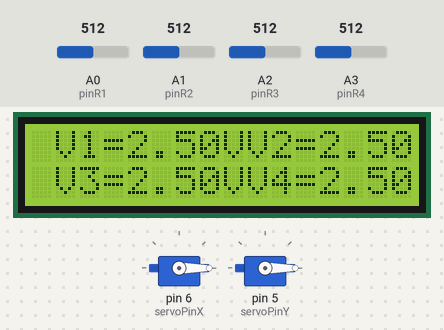
The sketch below on a simulated Arduino Uno, built with avr-gcc and run on an emulated ATmega328P. On the bench: 16×2 character LCD, 2 × servo. Inputs (shaded band) come from the test bench; at power-on: A0 (pinR1) = 512, A1 (pinR2) = 512, A3 (pinR4) = 512, A2 (pinR3) = 512. What the sketch prints to the serial monitor is not drawn.

Above: at 3.2 s.
3.3 s: A0 (pinR1) set to 545
At 4.6 s:
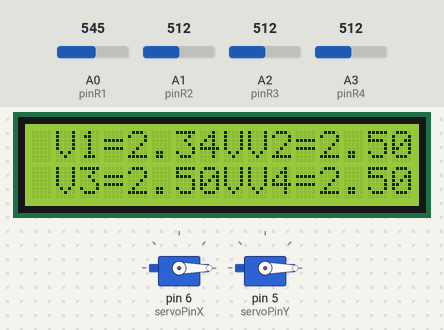
4.9 s: A0 (pinR1) set to 569
At 6.16 s:
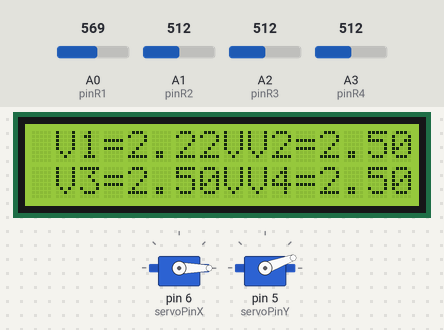
7.9 s: A1 (pinR2) set to 602
At 8.08 s:
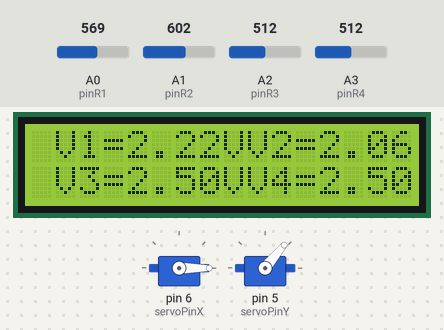
10.5 s: A1 (pinR2) set to 626
At 11.5 s:
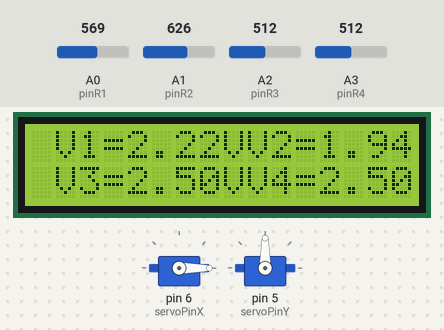
13.5 s: A3 (pinR4) set to 710
At 13.68 s:
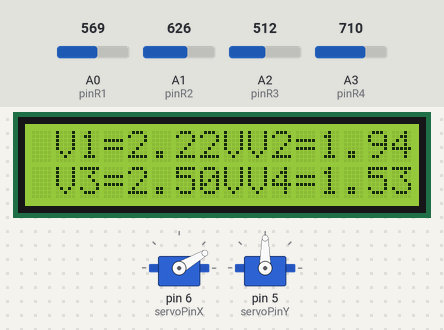
16.1 s: A3 (pinR4) set to 739
At 22.04 s:
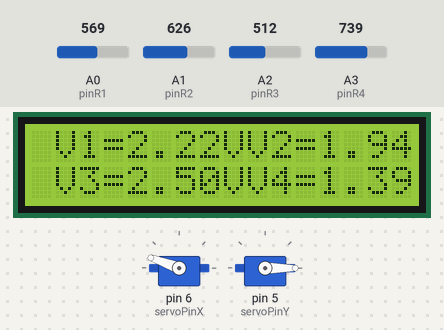
Timing chart, 0 to 22.2 s (numbered marks = the images above; inputs shaded):
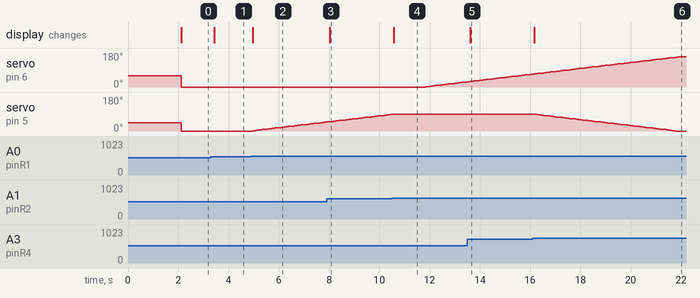

Measured:
- the behaviour switches between 556 and 557 on A0 (pinR1) (found by bisection; images 1 and 2)
- the behaviour switches between 613 and 614 on A1 (pinR2) (found by bisection; images 3 and 4)
- the behaviour switches between 727 and 728 on A3 (pinR4) (found by bisection; images 5 and 6)
- after the input at 3.3 s, the display: changes after 0.13 s (image 1)
- after the input at 4.9 s, servo on pin 5 (servoPinY): moves from 0° to 48° over 2.9 s, starting after 0.06 s; the display: changes after 0.06 s (image 2)
- after the input at 7.9 s, the display: changes after 0.12 s (image 3)
- after the input at 10.5 s, servo on pin 6 (servoPinX): moves from 0° to 28° over 1.6 s, starting after 1.3 s; the display: changes after 0.08 s (image 4)
- after the input at 13.5 s, the display: changes after 0.12 s (image 5)
- after the input at 16.1 s, servo on pin 5 (servoPinY): moves from 90° to 0° over 5.6 s, starting after 0.06 s; the display: changes after 0.06 s (image 6)

The sketch:

Solar_Tracker_Prototype_based_on_Arduino.ino
```cpp
#include <Servo.h>
#include <Wire.h> // this is mandatory in order to work with the LiquidCrystal_I2C library
#include <LiquidCrystal_I2C.h> // the library for the I2C LCD, I chose to use this because it only takes 2 analog pins from arduino and because I had some problems while trying to solder the normal LCDs
// pin assignments for the analog reads
const int pinR1 = A0, pinR2 = A1, pinR3 = A2, pinR4 = A3;
// Creating the lcd_i2c object
LiquidCrystal_I2C lcd(0x20, 2, 1, 0, 4, 5, 6, 7, 3, POSITIVE);
// variables for storing the actual voltages (mapped)
float vinR1 = 0, vinR2, vinR3, vinR4, vldr1 = 0, vldr2 = 0, vldr3 = 0, vldr4 = 0;
// variables for storing the analogRead values (0, 1023)
float vin1 = 0, vin2 = 0, vin3 = 0, vin4 = 0;

// pin assignment for the servo signals
const int servoPinX = 6, servoPinY = 5;
// variables for storing the angles
int angleX = 0, angleY = 0;
// variables for setting the limits of the servos
int servoXmax = 160, servoXmin = -20;
int servoYmax = 90, servoYmin = 0;
// tolerance level variable
int tolerance = 10;
// creating the Servo objects for the horizontal and vertical servo motors
Servo servoX, servoY;
void setup() {
  Serial.begin(9600); // Begin the communication at 9600 baud
  lcd.begin(16, 2); //Begin the transmission to the LCD display
  lcd.clear(); // make sure the LCD is cleared
  lcd.print("Initialising..."); // alert the user that the tracker is about to start
  pinMode(pinR1, INPUT);  // Setup the pins accordingly
  pinMode(pinR2, INPUT);
  pinMode(pinR3, INPUT);
  pinMode(pinR4, INPUT);
  servoX.attach(servoPinX); //attach to the Servo object servoX the signal pin from the horizontal servo-motor
  servoY.attach(servoPinY); //attach to the Servo object servoY the signal pin from the vertical servo-motor
  servoX.write(60); // the initial value of the horizontal servo motor (doesn't have to be this one)
  servoY.write(45); // the initial value of the vertical servo motor (doesn't have to be this one)
  Serial.println(servoX.read()); //print the value in case Proteus doesn't animate correctly the servo-motors
  Serial.println(servoY.read());
  delay(2000); // Some intentional delay for initialization (not properly needed but to expect the tracker to move)
  lcd.clear(); // clear the lcd before entering the loop
}

void loop() {
  //As a remark, there is no need to convert the values into voltage, because the ratios remain the same,
  //and we only need the average. But in order to display them on the LCD display, I also converted them into voltages.
  vin1 = analogRead(pinR1); //we read the value of the voltage from the resistor R1 (0,1023)
  vinR1 = (vin1 / 1023) * 5; //the voltage across the resistor R1
  vldr1 = 5 - vinR1; // the voltage across the ldr-X1
  lcd.setCursor(1, 0); // set the cursor to the begining
  lcd.print("V1=");
  lcd.print(vldr1); //We print the value of the voltage on the ldr 1
  lcd.print("V");
  vin2 = analogRead(pinR2); //we read the value of the voltage from the resistor R2 (0,1023)
  vinR2 = (vin2 / 1023) * 5; //the voltage across the resistor
  vldr2 = 5 - vinR2; // the voltage across the ldr
  lcd.setCursor(9, 0); // set the cursor to the proper column
  lcd.print("V2=");
  lcd.print(vldr2); //We print the value of the voltage on the ldr 2
  lcd.print("V");
  vin3 = analogRead(pinR3); //we read the value of the voltage from the resistor R3 (0,1023)
  vinR3 = (vin3 / 1023) * 5; //the voltage across the resistor
  vldr3 = 5 - vinR3; // the voltage across the ldr
  lcd.setCursor(1, 1); // set the cursor to the begining on the second row
  lcd.print("V3=");
  lcd.print(vldr3); //We print the value of the voltage on the ldr 3
  lcd.print("V");
  vin4 = analogRead(pinR4); //we read the value of the voltage from the resistor R4 (0,1023)
  vinR4 = (vin4 / 1023) * 5; //the voltage across the resistor
  vldr4 = 5 - vinR4; // the voltage across the ldr
  lcd.setCursor(9, 1); // set the cursor to the proper column on the second row
  lcd.print("V4=");
  lcd.print(vldr4); //We print the value of the voltage on the ldr 4
  lcd.print("V");


  //The servo motors movement part
  //As a method, I will obtain 4 averages: top, bottom, left, right

  float avgtopf = (vldr1 + vldr2) / 2; // ldr1 represents the top left one, while ldr2 represents the top right one
  int avgtop = (int)(avgtopf * 100); // leave two digits after the comma and move to integer because it is better to work with integer in comparisons than to work with floating point
  float avgbottomf = (vldr3 + vldr4) / 2; // ldr3 represents the bottom left one, while ldr4 represents the bottom right one
  int avgbottom = (int)(avgbottomf * 100); // leave two digits after the comma and move to integer because it is better to work with integer in comparisons than to work with floating point
  float avgleftf = (vldr1 + vldr3) / 2; // ldr1 represents the top left one, while ldr3 represents the bottom left one
  int avgleft = (int)(avgleftf * 100); // leave two digits after the comma and move to integer because it is better to work with integer in comparisons than to work with floating point
  float avgrightf = (vldr2 + vldr4) / 2; // ldr2 represents the top right one, while ldr4 represents the bottom right one
  int avgright = (int)(avgrightf * 100); // leave two digits after the comma and move to integer because it is better to work with integer in comparisons than to work with floating point

  //    The horizontal movement
  if (abs(avgleft - avgright) > tolerance) { // if it is in the tolerance region than it is ok, the tracker should stabilize
    if (avgleft > avgright) { // this means that the light intensity is greater on the right side
      //here is a compensation try in order for Proteus to simulate the adaptation to light intensity but it doesn't work properly because it reads the correct values again every loop
      //        if (vldr1 > vldr2){
      //          vldr1 -= (vldr1-vldr2);
      //        }
      //        else if (vldr3 > vldr4){
      //          vldr3 -= (vldr3-vldr4);
      //        }
      angleX += 2; // so we tell the horizontal servo motor to slowly move to the optimal position
      if (angleX > servoXmax) { // make sure it is in the desired range
        angleX = servoXmax; // if greater, than it takes the maximum allowed value
      }
    }
    else if (avgright > avgleft) { // this means that the light intensity is greater on the left side
      //here is a compensation try in order for Proteus to simulate the adaptation to light intensity but it doesn't work properly because it reads the correct values again every loop
      //        if (vldr2 > vldr1){
      //          vldr2 -= (vldr2-vldr1);
      //        }
      //        else if (vldr4 > vldr3){
      //          vldr4 -= (vldr4-vldr3);
      //        }
      angleX -= 2; // so we tell the horizontal servo motor to slowly move to the optimal position
      if (angleX < servoXmin) { // make sure it is in the desired range
        angleX = servoXmin; // if smaller, than it takes the minimum allowed value
      }
    }
  }
  servoX.write(angleX);  // Write the current angle on the signal pin of the horizontal servo-motor

  // The vertical movement
  if (abs(avgtop - avgbottom) > tolerance) { // if it is in the tolerance region than it is ok, the tracker should stabilize
    if (avgtop > avgbottom) { // this means that the light intensity is greater on the bottom side
      //here is a compensation try in order for Proteus to simulate the adaptation to light intensity but it doesn't work properly because it reads the correct values again every loop
      //    if (vldr1 > vldr3){
      //      vldr1 -= (vldr1-vldr2);
      //    }
      //    else if (vldr2 > vldr4){
      //      vldr2 -= (vldr2-vldr4);
      //    }
      angleY -= 2; // so we tell the vertical servo motor to slowly move to the optimal position
      if (angleY < servoYmin) { // make sure it is in the desired range
        angleY = servoYmin; // if smaller, than it takes the minimum allowed value
      }
    }
    else if (avgbottom > avgtop) { // this means that the light intensity is greater on the top side
      ////here is a compensation try in order for Proteus to simulate the adaptation to light intensity but it doesn't work properly because it reads the correct values again every loop
      //      if (vldr3 > vldr1){
      //        vldr3 -= (vldr3-vldr1);
      //      }
      //      else if (vldr4 > vldr2){
      //        vldr4=vldr2;
      //      }
      angleY += 2; // so we tell the vertical servo motor to slowly move to the optimal position
      if (angleY > servoYmax) { // make sure it is in the desired range
        angleY = servoYmax; // if greater, than it takes the maximum allowed value
      }
    }
  }
  servoY.write(angleY);  // Write the current angle on the signal pin of the vertical servo-motor

  Serial.print("Avg top: ");
  Serial.print(avgtop); // print the top average for maintenance
  Serial.println();
  Serial.print("Avg bottom: ");
  Serial.print(avgbottom); // print the bottom average for maintenance
  Serial.println();
  Serial.print("Avg left: ");
  Serial.print(avgleft); // print the left average for maintenance
  Serial.println();
  Serial.print("Avg right: ");
  Serial.print(avgright); // print the right average for maintenance
  Serial.println();
  Serial.print("VLDR1: ");

  // print the voltages across the LDRs also for maintenance
  Serial.print(vldr1);
  Serial.println();
  Serial.print("VLDR2: ");
  Serial.print(vldr2);
  Serial.println();
  Serial.print("VLDR3: ");
  Serial.print(vldr3);
  Serial.println();
  Serial.print("VLDR4: ");
  Serial.print(vldr4);
  Serial.println();
  // also print the current angles

  Serial.print(angleX);
  Serial.println();
  Serial.print(angleY);
  Serial.println();
  //delay(10); for maintenance just apply the desired delay
}
```
